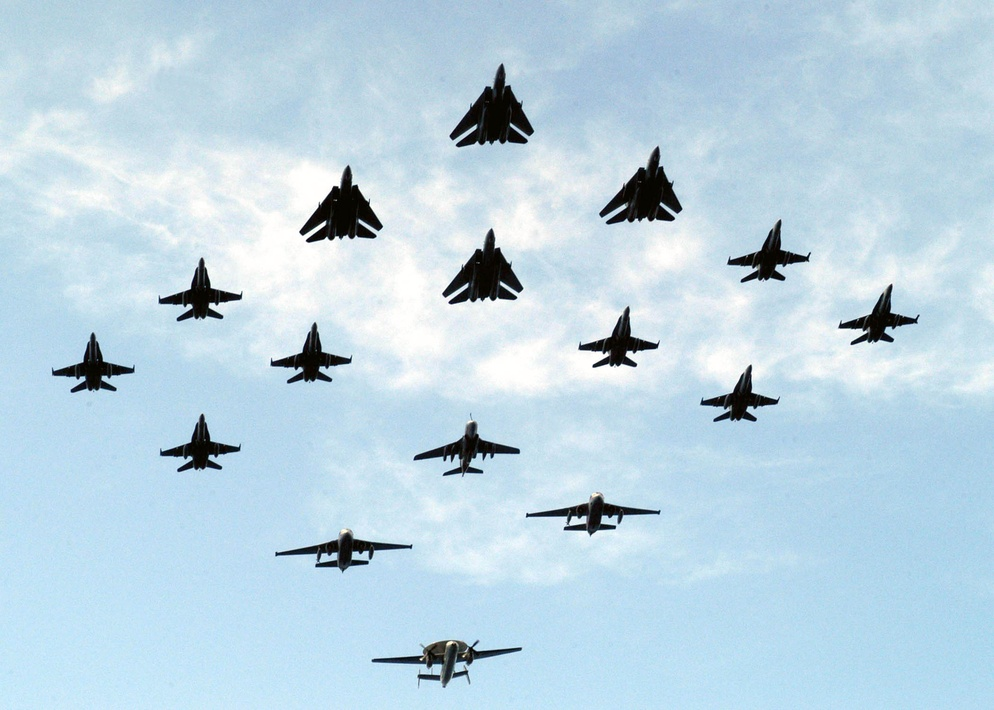
#> input picture Images/samolot00.jpg, 994 x 710 px, shrunk from 2100 x 1500 before the run
$ python show_plane.py   (older library calls are emulated)
#> lines starting #> are read from the running program, lines starting #| are printed output that depends on the picture; after the words box and inside, x2 and y2 are one past the last pixel; in counts of white or black regions, pixels touching at a corner belong together
from skimage import data, io, filters, morphology, feature, exposure, measure
from skimage.morphology import square, dilation
from skimage.filter import gaussian_filter
from matplotlib import pyplot as plt
import numpy as np

images = ["samolot00.jpg", "samolot01.jpg", "samolot08.jpg", "samolot10.jpg", "samolot12.jpg", "samolot09.jpg"]

def main():
	plt.figure(facecolor='black')
	plt.gray()

	for i in range(6):
		img = io.imread(images[i], as_grey=True)
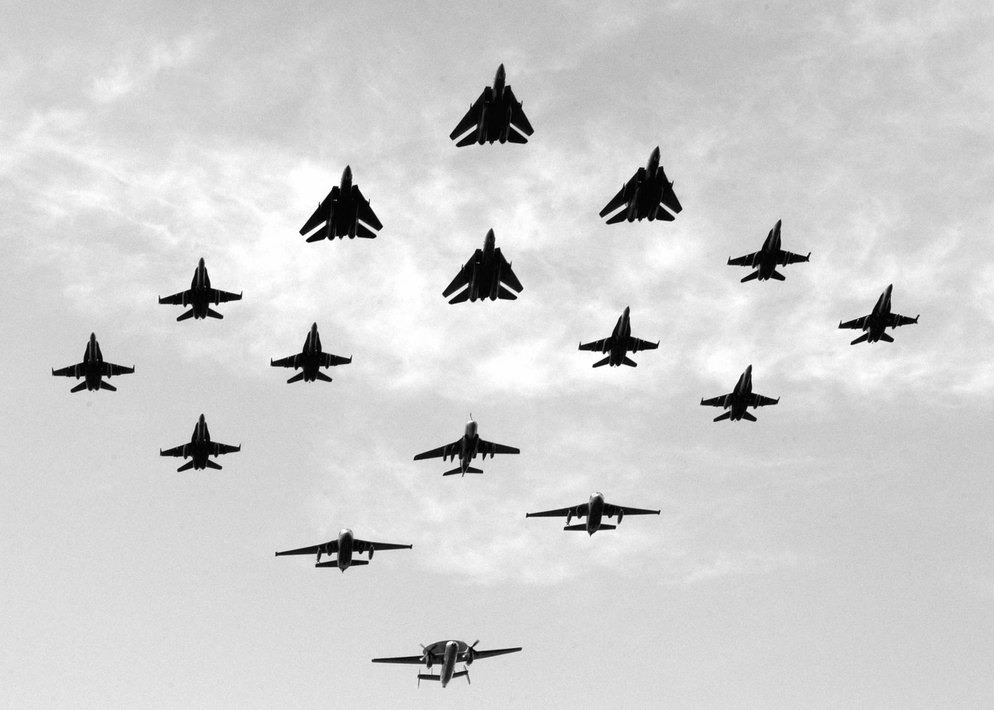
#> img: shape (710, 994) float64; min 0, max 1, mean 0.818
		img = filters.canny(img)
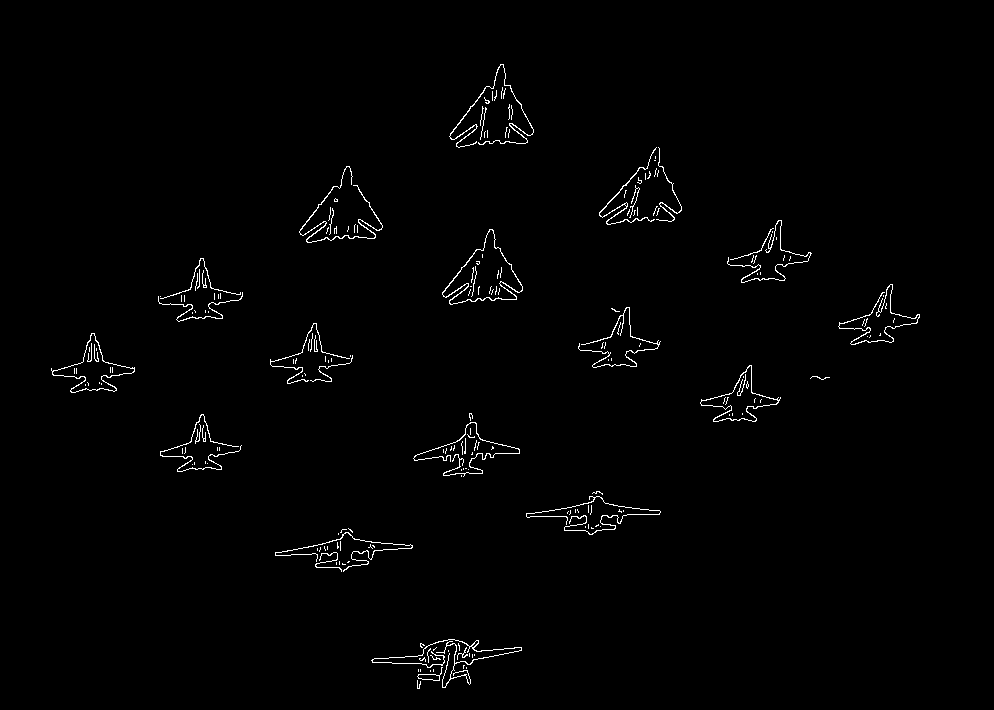
#> img: shape (710, 994) bool; 1.1% white in thin lines or dots, all inside (x1, y1, x2, y2) = (51, 64, 920, 689)
		img = morphology.erosion(img, morphology.square(1))

#> (the run stopped early here; a loop or call above may not have finished)

$ run again, with Images/samolot02.jpg copied over Images/samolot00.jpg
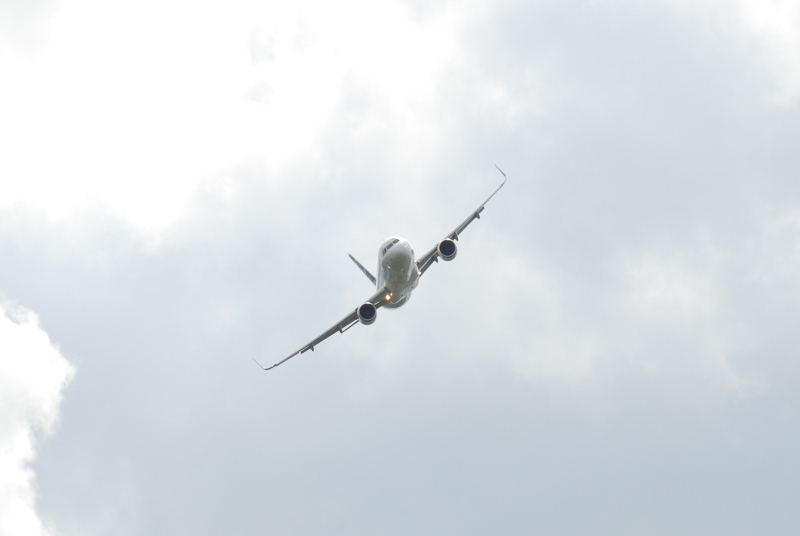
#> input picture Images/samolot02.jpg, 800 x 536 px
#> in main, `img = filters.canny(img)`:
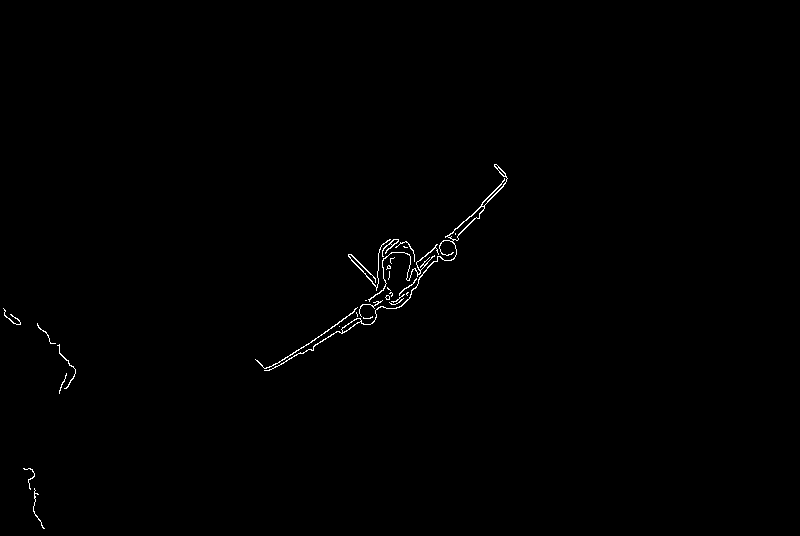
#> img: shape (536, 800) bool; 0.43% white in thin lines or dots, all inside (x1, y1, x2, y2) = (3, 164, 508, 529)

$ run again, with Images/samolot03.jpg copied over Images/samolot00.jpg
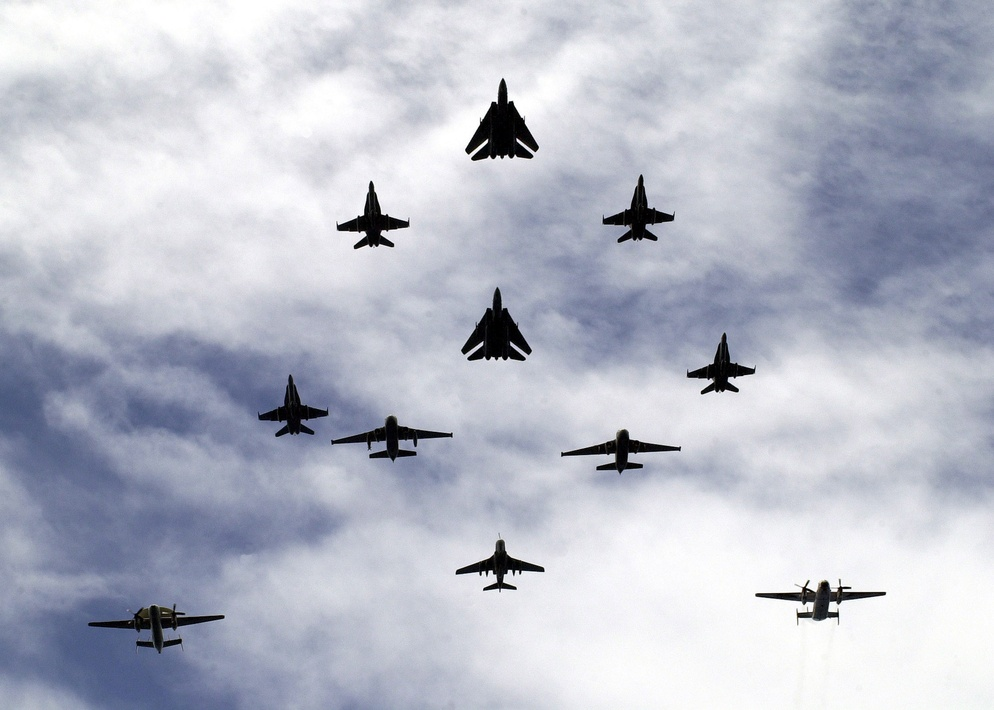
#> input picture Images/samolot03.jpg, 994 x 710 px, shrunk from 2102 x 1500 before the run
#> in main, `img = io.imread(images[i], as_grey=True)`:
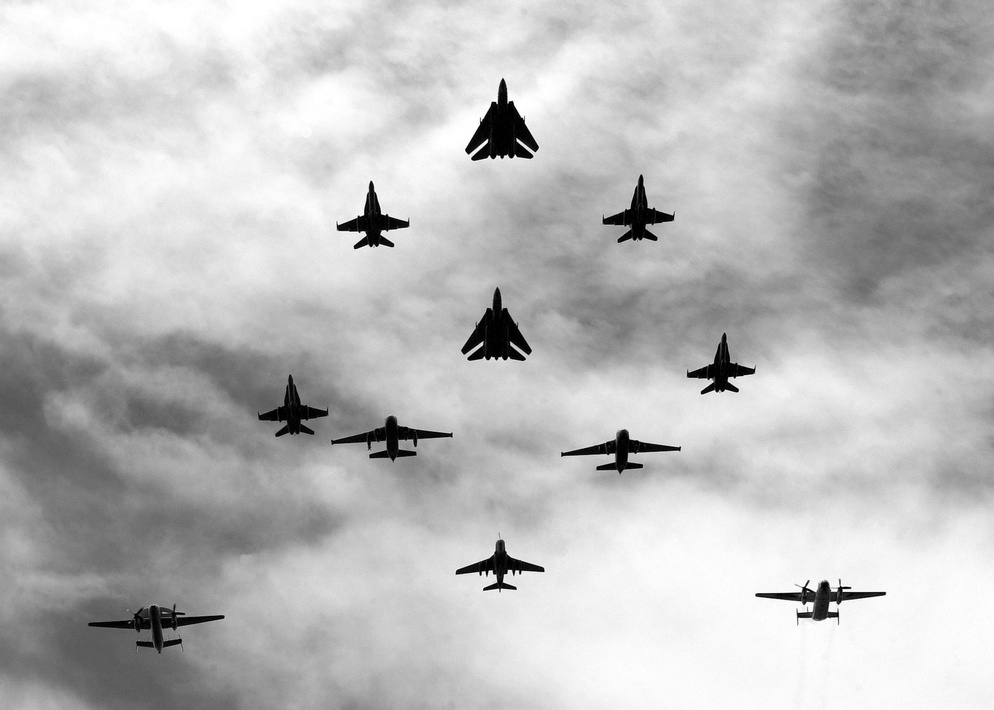
#> img: shape (710, 994) float64; min 0, max 1, mean 0.74
#> in main, `img = filters.canny(img)`:
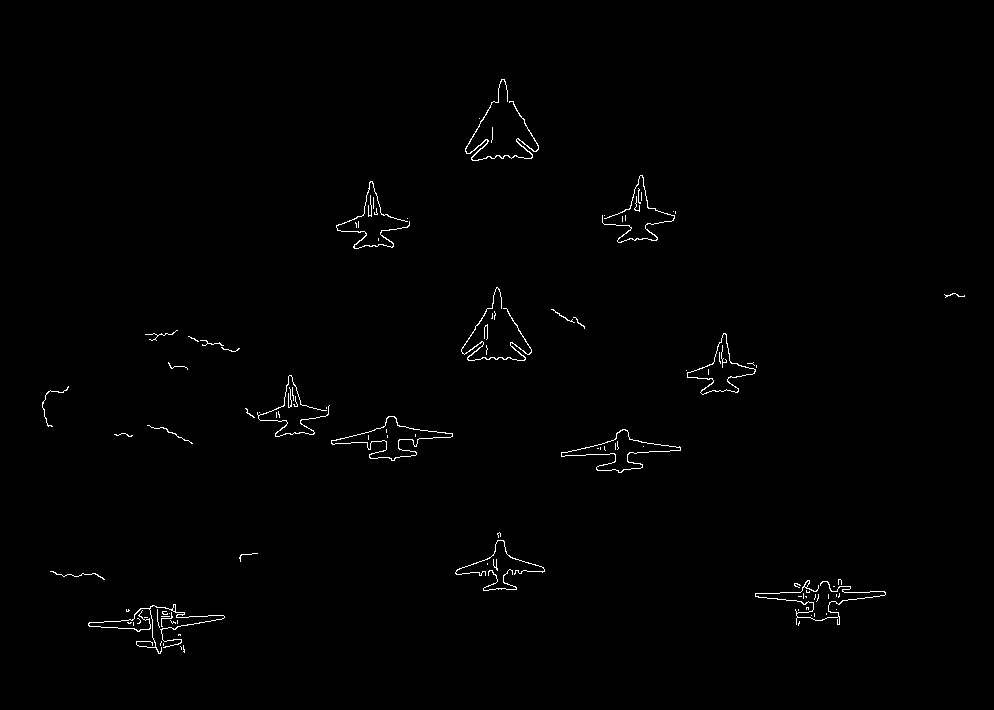
#> img: shape (710, 994) bool; 0.75% white in thin lines or dots, all inside (x1, y1, x2, y2) = (42, 79, 965, 654)

$ run again, with Images/samolot04.jpg copied over Images/samolot00.jpg
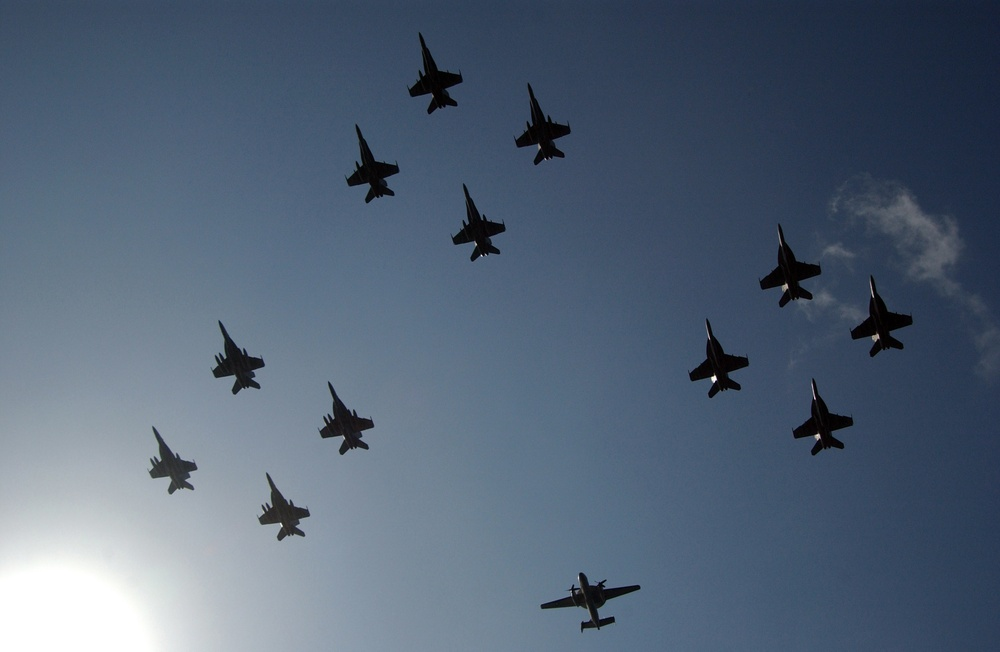
#> input picture Images/samolot04.jpg, 1000 x 652 px, shrunk from 3008 x 1960 before the run
#> in main, `img = io.imread(images[i], as_grey=True)`:
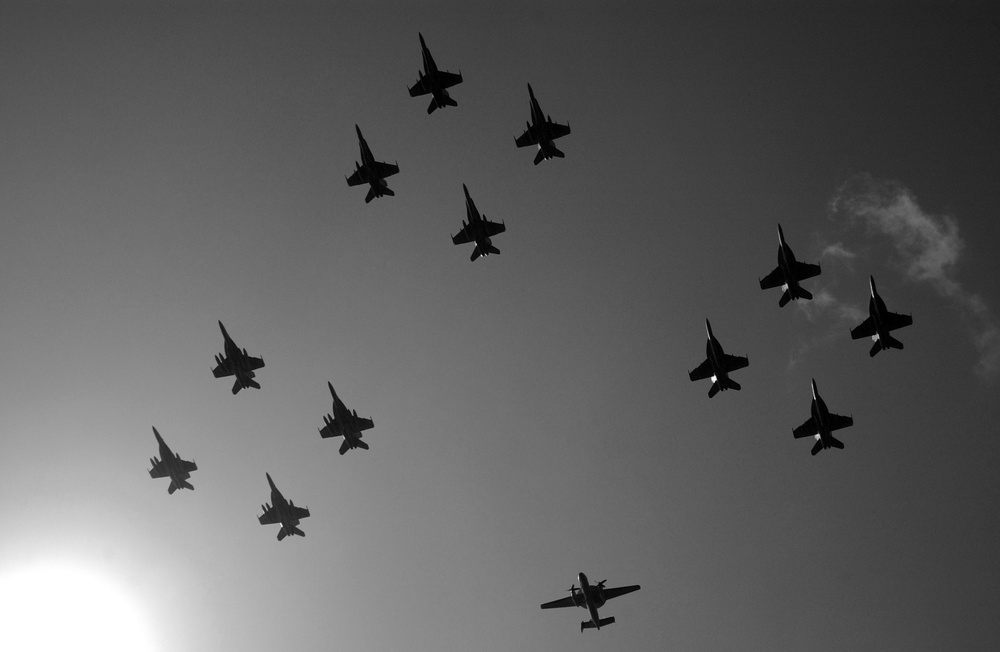
#> img: shape (652, 1000) float64; min 0, max 1, mean 0.382
#> in main, `img = filters.canny(img)`:
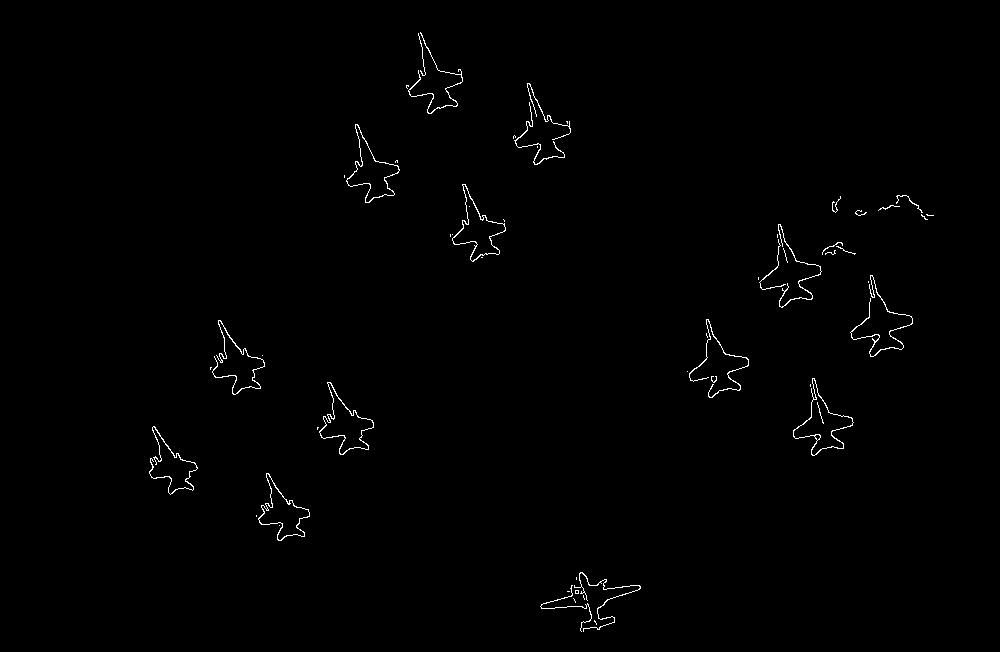
#> img: shape (652, 1000) bool; 0.69% white in thin lines or dots, all inside (x1, y1, x2, y2) = (149, 32, 934, 632)
